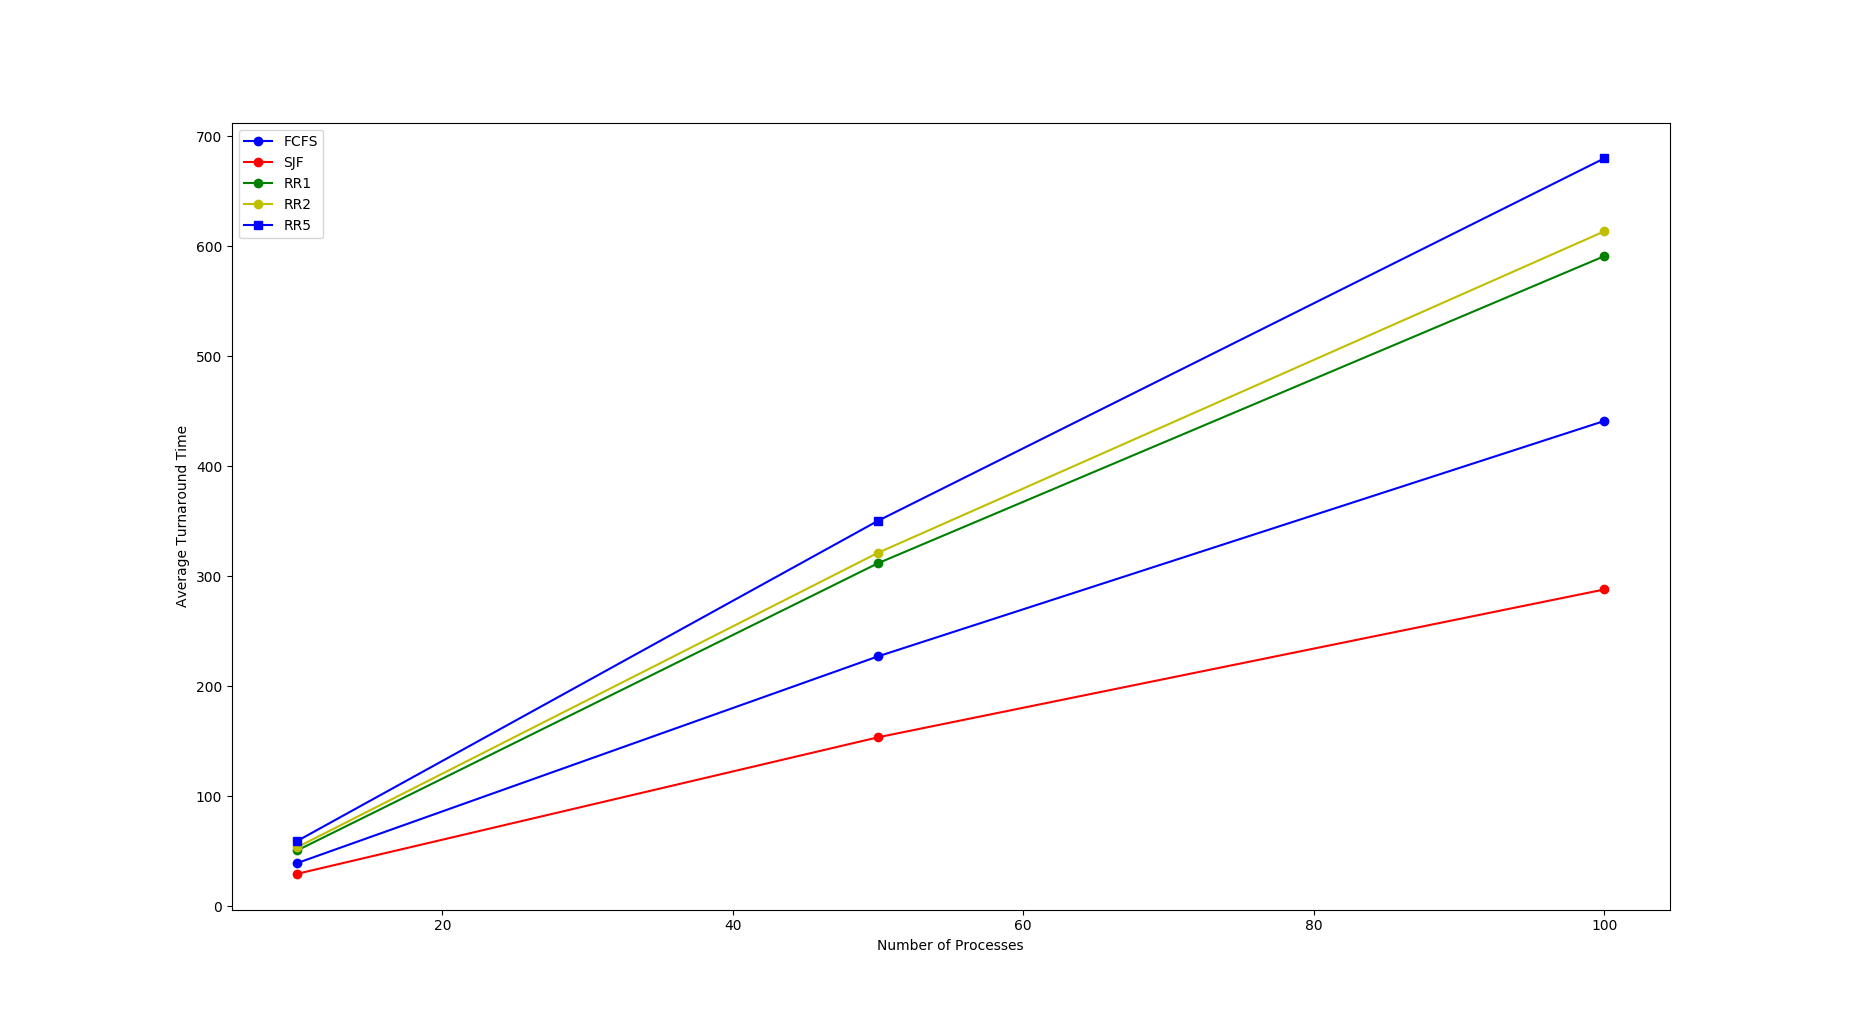

Write the Python code that produced this figure.
import matplotlib.pyplot as plt

def create_plot(num):
	file = open('result_'+str(num)+'.txt', "r") 
	lines = [float(x) for x in file.readlines() ]
	print (lines)

	N = [lines[i] for i in range(0,18,6)]
	FCFS = [lines[i] for i in range(1,19,6)] 
	# print FCFS
	SJF = [lines[i] for i in range(2,19,6)]
	RR1 = [lines[i] for i in range(3,19,6)]
	RR2 = [lines[i] for i in range(4,19,6)]
	RR5 = [lines[i] for i in range(5,19,6)]

	FCFS_plt, = plt.plot(N,FCFS,'bo-')
	SJF_plt, = plt.plot(N,SJF,'ro-')
	RR1_plt, = plt.plot(N,RR1,'go-')
	RR2_plt, = plt.plot(N,RR2,'yo-')
	RR5_plt, = plt.plot(N,RR5, 'bs-')
	plt.legend([FCFS_plt,SJF_plt,RR1_plt,RR2_plt,RR5_plt],["FCFS","SJF","RR1","RR2","RR5"])
	plt.xlabel('Number of Processes')
	plt.ylabel('Average Turnaround Time')
	# plt.axis([0, 6, 0, 20])
	plt.savefig('plots/plot_'+str(num)+'.png')
	file.close()
	plt.close()

for i in range(10):
	create_plot(i);
